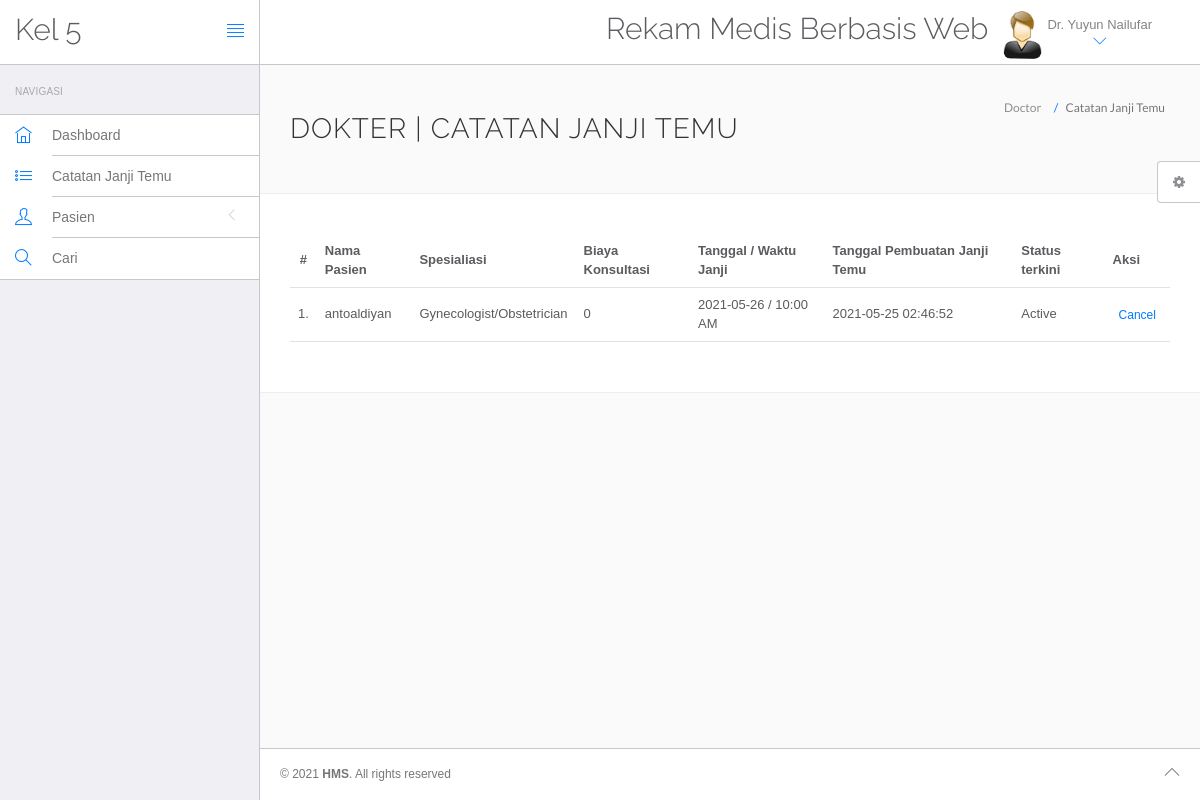
The page /hms/doctor/appointment-history.php (signed in) on the database its author committed.
### tables this page shows
CREATE TABLE `doctors` (
  `id` int(11) NOT NULL,
  `specilization` varchar(255) DEFAULT NULL,
  `doctorName` varchar(255) DEFAULT NULL,
  `address` longtext DEFAULT NULL,
  `docFees` varchar(255) DEFAULT NULL,
  `contactno` bigint(11) DEFAULT NULL,
  `docEmail` varchar(255) DEFAULT NULL,
  `password` varchar(255) DEFAULT NULL,
  `creationDate` timestamp NULL DEFAULT current_timestamp(),
  `updationDate` timestamp NULL DEFAULT NULL ON UPDATE current_timestamp()
);

CREATE TABLE `appointment` (
  `id` int(11) NOT NULL,
  `doctorSpecialization` varchar(255) DEFAULT NULL,
  `doctorId` int(11) DEFAULT NULL,
  `userId` int(11) DEFAULT NULL,
  `consultancyFees` int(11) DEFAULT NULL,
  `appointmentDate` varchar(255) DEFAULT NULL,
  `appointmentTime` varchar(255) DEFAULT NULL,
  `postingDate` timestamp NULL DEFAULT current_timestamp(),
  `userStatus` int(11) DEFAULT NULL,
  `doctorStatus` int(11) DEFAULT NULL,
  `updationDate` timestamp NULL DEFAULT NULL ON UPDATE current_timestamp()
);

CREATE TABLE `users` (
  `id` int(11) NOT NULL,
  `fullName` varchar(255) DEFAULT NULL,
  `address` longtext DEFAULT NULL,
  `city` varchar(255) DEFAULT NULL,
  `gender` varchar(255) DEFAULT NULL,
  `email` varchar(255) DEFAULT NULL,
  `password` varchar(255) DEFAULT NULL,
  `regDate` timestamp NULL DEFAULT current_timestamp(),
  `updationDate` timestamp NULL DEFAULT NULL ON UPDATE current_timestamp()
);

### hms/doctor/appointment-history.php (the view, shortened to what this page needs)
<?php
include('include/config.php');
?>
<!DOCTYPE html>
<html lang="en">
	<head>
		<link rel="stylesheet" href="vendor/bootstrap/css/bootstrap.min.css">
		<link rel="stylesheet" href="vendor/fontawesome/css/font-awesome.min.css">
		<link rel="stylesheet" href="vendor/themify-icons/themify-icons.min.css">
		<link href="vendor/animate.css/animate.min.css" rel="stylesheet" media="screen">
		<link href="vendor/perfect-scrollbar/perfect-scrollbar.min.css" rel="stylesheet" media="screen">
		<link href="vendor/switchery/switchery.min.css" rel="stylesheet" media="screen">
		<link href="vendor/bootstrap-touchspin/jquery.bootstrap-touchspin.min.css" rel="stylesheet" media="screen">
		<link href="vendor/select2/select2.min.css" rel="stylesheet" media="screen">
		<link href="vendor/bootstrap-datepicker/bootstrap-datepicker3.standalone.min.css" rel="stylesheet" media="screen">
		<link href="vendor/bootstrap-timepicker/bootstrap-timepicker.min.css" rel="stylesheet" media="screen">
		<link rel="stylesheet" href="assets/css/styles.css">
		<link rel="stylesheet" href="assets/css/plugins.css">
		<link rel="stylesheet" href="assets/css/themes/theme-1.css" id="skin_color" />
	</head>
	<body>
		<div id="app">
<?php include('include/sidebar.php');?>
			<div class="app-content">
					<?php include('include/header.php');?>
				<div class="main-content" >
					<div class="wrap-content container" id="container">
						<section id="page-title">
							<div class="row">
								<div class="col-sm-8">
									<h1 class="mainTitle">Dokter  | Catatan Janji Temu</h1>
																	</div>
								<ol class="breadcrumb">
									<li>
										<span>Doctor </span>
									</li>
									<li class="active">
										<span>Catatan Janji Temu</span>
									</li>
								</ol>
							</div>
						</section>
						<div class="container-fluid container-fullw bg-white">
									<div class="row">
								<div class="col-md-12">
									<table class="table table-hover" id="sample-table-1">
										<thead>
											<tr>
												<th class="center">#</th>
												<th class="hidden-xs">Nama Pasien</th>
												<th>Spesialiasi</th>
												<th>Biaya Konsultasi</th>
												<th>Tanggal / Waktu Janji</th>
												<th>Tanggal Pembuatan Janji Temu</th>
												<th>Status terkini</th>
												<th>Aksi</th>
											</tr>
										</thead>
										<tbody>
<?php
$sql=mysqli_query($con,"select users.fullName as fname,appointment.*  from appointment join users on users.id=appointment.userId where appointment.doctorId='".$_SESSION['id']."'");
$cnt=1;
while($row=mysqli_fetch_array($sql))
{
?>
											<tr>
												<td class="center"><?php echo $cnt;?>.</td>
												<td class="hidden-xs"><?php echo $row['fname'];?></td>
												<td><?php echo $row['doctorSpecialization'];?></td>
												<td><?php echo $row['consultancyFees'];?></td>
												<td><?php echo $row['appointmentDate'];?> / <?php echo
												 $row['appointmentTime'];?>
												</td>
												<td><?php echo $row['postingDate'];?></td>
												<td>
<?php if(($row['userStatus']==1) && ($row['doctorStatus']==1))
{
	echo "Active";
}
												?></td>
												<td >
												<div class="visible-md visible-lg hidden-sm hidden-xs">
							<?php if(($row['userStatus']==1) && ($row['doctorStatus']==1))
{ ?>
	<a href="appointment-history.php?id=<?php echo $row['id']?>&cancel=update" onClick="return confirm('Are you sure you want to cancel this appointment ?')"class="btn btn-transparent btn-xs tooltips" title="Cancel Appointment" tooltip-placement="top" tooltip="Remove">Cancel</a>
	<?php } else {
		echo "Canceled";
		} ?>
												</div>
												</td>
											</tr>
											<?php
$cnt=$cnt+1;
											 }?>
										</tbody>
									</table>
								</div>
							</div>
								</div>
					</div>
				</div>
			</div>
	<?php include('include/footer.php');?>
	<?php include('include/setting.php');?>
		</div>
	</body>
</html>

### hms/doctor/include/header.php (shortened to what this page needs)
<header class="navbar navbar-default navbar-static-top">
					<div class="navbar-header">
						<a class="navbar-brand" href="#">
							<h2 style="padding-top:20% ">Kel 5</h2>
						</a>
						<a href="#" class="sidebar-toggler pull-right visible-md visible-lg" data-toggle-class="app-sidebar-closed" data-toggle-target="#app">
							<i class="ti-align-justify"></i>
						</a>
					</div>
					<div class="navbar-collapse collapse">
						<ul class="nav navbar-right">
								<li  style="padding-top:2% ">
								<h2>Rekam Medis Berbasis Web</h2>
							</li>
							<li class="dropdown current-user">
								<a href class="dropdown-toggle" data-toggle="dropdown">
									<img src="assets/images/images.jpg" > <span class="username">
									<?php $query=mysqli_query($con,"select doctorName from doctors where id='".$_SESSION['id']."'");
while($row=mysqli_fetch_array($query))
{
	echo $row['doctorName'];
}
									?> <i class="ti-angle-down"></i></i></span>
								</a>
							</li>
						</ul>
					</div>
				</header>

### hms/doctor/assets/css/themes/theme-1.css (style rules this page uses)
body { background: #FAFAFA; }
header .navbar-header { background: #ffffff !important; border-right-color: #c8c7cc !important; border-bottom-color: #c8c7cc !important; }
header .navbar-header .sidebar-toggler, header .navbar-header .sidebar-mobile-toggler { color: #007aff !important; }
header .navbar-header .navbar-brand { color: #777 !important; }
header .navbar-collapse { background: #ffffff !important; border-bottom-color: #c8c7cc !important; box-shadow: none !important; }
header .navbar-collapse .navbar-right > li > a { color: #777; }
header .navbar-collapse .navbar-right > li > a i { color: #007aff !important; }

### rows shown on the page
doctors: doctorName "Dr. Yuyun Nailufar"
appointment: userId.fullName "antoaldiyan", doctorSpecialization "Gynecologist/Obstetrician", consultancyFees "0", appointmentDate "2021-05-26", appointmentTime "10:00 AM", postingDate "2021-05-25 02:46:52", userStatus "Active"
